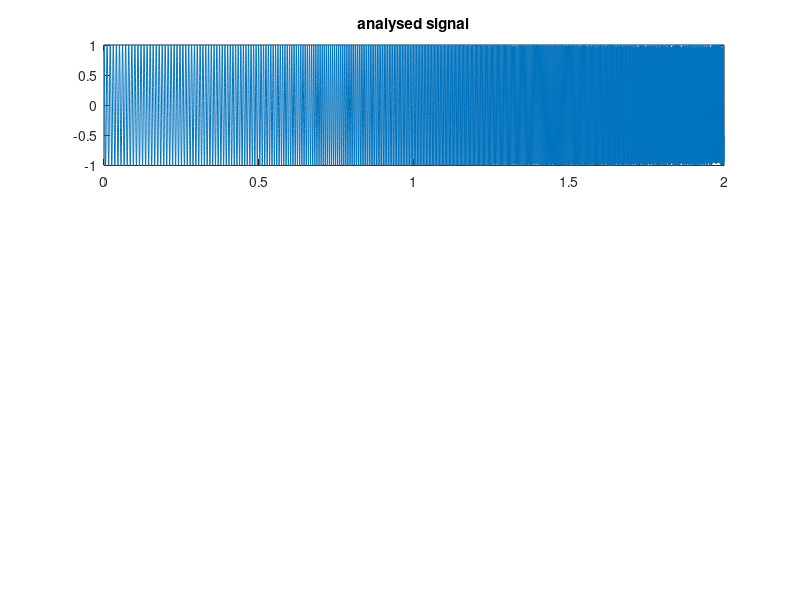

This chart was generated by the following MATLAB code: (Note: this script raises an error after producing the figure.)
fs = 4410;%sampling frequency
t = 0:1/fs:2;
x = chirp(t,100,1,200,'quadratic');
subplot(3,1,1)
plot(t,x)
title('analysed signal')
filteredsignal=filter(blpf,x);
subplot(3,1,2);
plot(t,filteredsignal);
title('band reject filtered signal')
fft1=fft(x);
subplot(3,1,3);
plot(abs(fft1))
